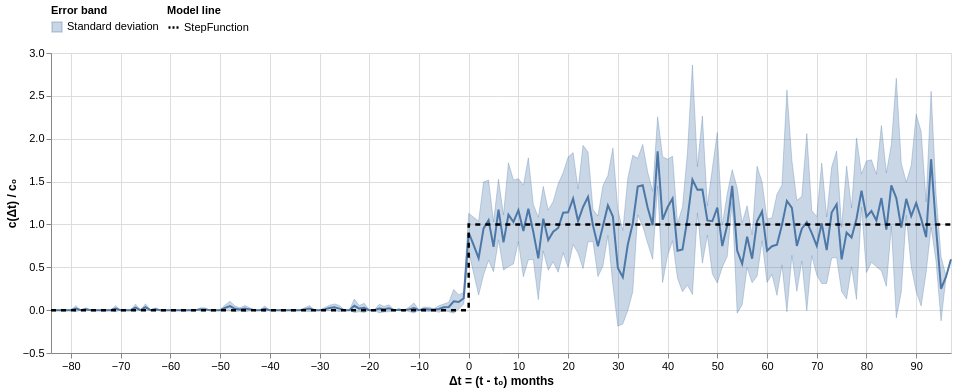

This figure's Vega-Lite source:
### Vega-Lite specification from a JSON file in a GitHub repository (floating-point values rounded to 4 significant figures; data arrays with more than 128 entries replaced by an {"elided": "..."} marker saying what was removed)
{"config": {"view": {"continuousWidth": 400, "continuousHeight": 300}, "axis": {"labelFontSize": 11, "titleFontSize": 12}, "legend": {"labelFontSize": 11}}, "layer": [{"mark": "line", "encoding": {"x": {"field": "normalized_date", "scale": {"nice": false}, "title": "Δt = (t - t₀) months", "type": "quantitative"}, "y": {"aggregate": "mean", "field": "normalized_c", "type": "quantitative"}}, "height": 300, "selection": {"error_max": {"type": "single", "fields": ["error_max"], "bind": {"input": "range", "max": 0.075, "min": 0.041, "name": "error max: ", "step": 0.001}, "init": {"error_max": 0.075}}, "c_0_min": {"type": "single", "fields": ["c_0_min"], "bind": {"input": "range", "max": 0.65, "min": 0.28, "name": "c₀ min: ", "step": 0.01}, "init": {"c_0_min": 0.28}}, "t_0": {"type": "single", "fields": ["t_0"], "bind": {"input": "t_0", "name": "t₀ max: "}, "init": {"t_0": "2019-05-01"}}}, "transform": [{"joinaggregate": [{"op": "mean", "field": "c_0", "as": "mean_c_0"}, {"op": "mean", "field": "error", "as": "mean_error"}], "groupby": ["care_site_short_name"]}, {"filter": "(datum.mean_c_0 >= c_0_min.c_0_min)"}, {"filter": "(datum.mean_error <= error_max.error_max)"}, {"filter": "(datum.t_0 <= t_0.t_0)"}], "width": 900}, {"mark": {"type": "errorband", "extent": "stdev"}, "encoding": {"stroke": {"field": "legend_error_band", "legend": {"orient": "top", "symbolType": "square"}, "title": "Error band", "type": "nominal"}, "x": {"field": "normalized_date", "scale": {"nice": false}, "title": "Δt = (t - t₀) months", "type": "quantitative"}, "y": {"field": "normalized_c", "title": "c(Δt) / c₀", "type": "quantitative"}}, "height": 300, "transform": [{"joinaggregate": [{"op": "mean", "field": "c_0", "as": "mean_c_0"}, {"op": "mean", "field": "error", "as": "mean_error"}], "groupby": ["care_site_short_name"]}, {"filter": "(datum.mean_c_0 >= c_0_min.c_0_min)"}, {"filter": "(datum.mean_error <= error_max.error_max)"}, {"filter": "(datum.t_0 <= t_0.t_0)"}], "width": 900}, {"mark": {"type": "line", "color": "black", "interpolate": "step-after", "strokeDash": [5, 5]}, "encoding": {"strokeWidth": {"field": "legend_model", "legend": {"orient": "top", "symbolDash": [2, 2]}, "title": "Model line", "type": "nominal"}, "x": {"field": "normalized_date", "scale": {"nice": false}, "title": "Δt = (t - t₀) months", "type": "quantitative"}, "y": {"field": "model", "type": "quantitative"}}, "height": 300, "width": 900}], "data": {"name": "data-543049c2f206bebc762dfbdf557cf7b1"}, "$schema": "https://vega.github.io/schema/vega-lite/v4.17.0.json", "datasets": {"data-543049c2f206bebc762dfbdf557cf7b1": {"elided": "1044 records"}}}
